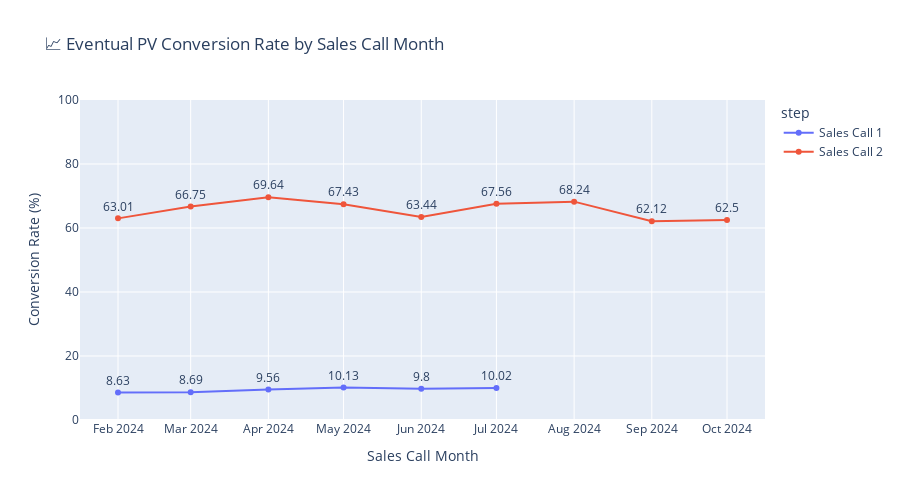

Notebook source saved alongside this figure:
### Code cell
import pandas as pd
import plotly.express as px

# STEP 1: Extract Sales Call 1 / 2 leads with their step month
call1_leads = df[df["sales_funnel_steps"] == "Sales Call 1"][["lead_id", "step_month"]].rename(columns={"step_month": "call1_month"})
call2_leads = df[df["sales_funnel_steps"] == "Sales Call 2"][["lead_id", "step_month"]].rename(columns={"step_month": "call2_month"})

# STEP 2: Get all leads who eventually converted (PV system sold)
pv_leads = df[df["sales_funnel_steps"] == "PV System Sold"][["lead_id"]].drop_duplicates()
pv_leads["converted"] = 1

# STEP 3: Merge conversions
call1_leads = call1_leads.drop_duplicates().merge(pv_leads, on="lead_id", how="left").fillna(0)
call2_leads = call2_leads.drop_duplicates().merge(pv_leads, on="lead_id", how="left").fillna(0)

# STEP 4: Group by month and compute conversion %
call1_conv = call1_leads.groupby("call1_month")["converted"].agg(["count", "sum"]).reset_index()
call1_conv["conversion_rate"] = round(call1_conv["sum"] / call1_conv["count"] * 100, 2)
call1_conv["step"] = "Sales Call 1"
call1_conv.rename(columns={"call1_month": "month"}, inplace=True)

call2_conv = call2_leads.groupby("call2_month")["converted"].agg(["count", "sum"]).reset_index()
call2_conv["conversion_rate"] = round(call2_conv["sum"] / call2_conv["count"] * 100, 2)
call2_conv["step"] = "Sales Call 2"
call2_conv.rename(columns={"call2_month": "month"}, inplace=True)

# STEP 5: Combine and plot
combined_conv = pd.concat([call1_conv, call2_conv], ignore_index=True)

fig = px.line(
    combined_conv,
    x="month",
    y="conversion_rate",
    color="step",
    markers=True,
    text="conversion_rate",
    title="📈 Eventual PV Conversion Rate by Sales Call Month",
    labels={"conversion_rate": "Conversion Rate (%)", "month": "Sales Call Month"}
)

fig.update_traces(textposition="top center")
fig.update_layout(yaxis_range=[0, 100], height=500)
fig.show()

### Figure 1 — Plotly figure (JSON) as saved in the notebook; plotly's stock layout.template omitted (floating-point values rounded to 4 significant figures)
{"data": [{"hovertemplate": "step=Sales Call 1<br>Sales Call Month=%{x}<br>Conversion Rate (%)=%{text}<extra></extra>", "legendgroup": "Sales Call 1", "line": {"color": "#636efa", "dash": "solid"}, "marker": {"symbol": "circle"}, "mode": "lines+markers+text", "name": "Sales Call 1", "orientation": "v", "showlegend": true, "text": [8.63, 8.69, 9.56, 10.13, 9.8, 10.02], "textposition": "top center", "type": "scatter", "x": ["2024-02", "2024-03", "2024-04", "2024-05", "2024-06", "2024-07"], "xaxis": "x", "y": [8.63, 8.69, 9.56, 10.13, 9.8, 10.02], "yaxis": "y"}, {"hovertemplate": "step=Sales Call 2<br>Sales Call Month=%{x}<br>Conversion Rate (%)=%{text}<extra></extra>", "legendgroup": "Sales Call 2", "line": {"color": "#EF553B", "dash": "solid"}, "marker": {"symbol": "circle"}, "mode": "lines+markers+text", "name": "Sales Call 2", "orientation": "v", "showlegend": true, "text": [63.01, 66.75, 69.64, 67.43, 63.44, 67.56, 68.24, 62.12, 62.5], "textposition": "top center", "type": "scatter", "x": ["2024-02", "2024-03", "2024-04", "2024-05", "2024-06", "2024-07", "2024-08", "2024-09", "2024-10"], "xaxis": "x", "y": [63.01, 66.75, 69.64, 67.43, 63.44, 67.56, 68.24, 62.12, 62.5], "yaxis": "y"}], "layout": {"height": 500, "legend": {"title": {"text": "step"}, "tracegroupgap": 0}, "title": {"text": "📈 Eventual PV Conversion Rate by Sales Call Month"}, "xaxis": {"anchor": "y", "domain": [0, 1], "title": {"text": "Sales Call Month"}}, "yaxis": {"anchor": "x", "domain": [0, 1], "range": [0, 100], "title": {"text": "Conversion Rate (%)"}}}}
